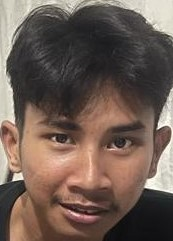
#> input picture gambar2.jpeg, 173 x 241 px, found by its file name
$ python 'Menghitung deteksi sawit dengan template matching.py'
#> lines starting #> are read from the running program, lines starting #| are printed output that depends on the picture; after the words box and inside, x2 and y2 are one past the last pixel; in counts of white or black regions, pixels touching at a corner belong together
# tampilkan kedua gambar
from matplotlib import pyplot as plt
import cv2
import numpy as np

# panggil dan konversi warna agar sesuai dengan Matplotlib
sawit = cv2.imread('gambar2.jpeg')
#> sawit is the input picture: shape (241, 173, 3); mean B, G, R 83.4, 92.6, 110.1
sawit = cv2.cvtColor(sawit, cv2.COLOR_BGR2RGB)
# panggil dan konversi warna agar sesuai dengan Matplotlib
kebun_sawit = cv2.imread('gambar1.jpeg')
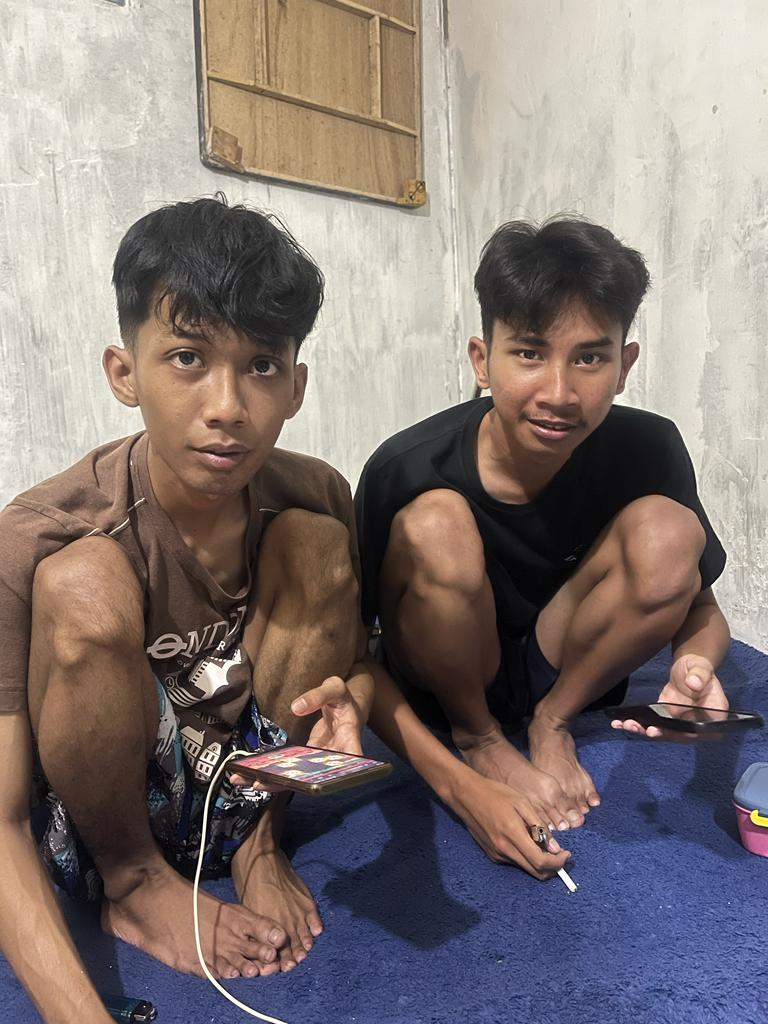
#> input picture gambar1.jpeg, 768 x 1024 px, found by its file name
#> kebun_sawit is the input picture: shape (1024, 768, 3); mean B, G, R 116.5, 119.7, 131.4
kebun_sawit = cv2.cvtColor(kebun_sawit, cv2.COLOR_BGR2RGB)
plt.subplot(121),plt.imshow(sawit), plt.title('Dendi')
plt.subplot(122),plt.imshow(kebun_sawit), plt.title('Dendi dan Cokro dalam ruangan')
plt.show()
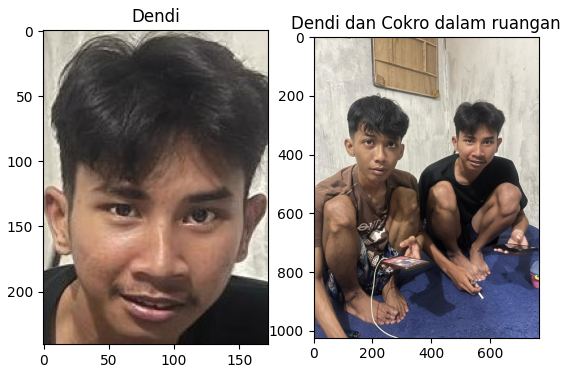
#> figure drawn by matplotlib, 2 panels

## membaca gambar utuh untuk dicari
img_rgb = cv2.imread('gambar1.jpeg')
img_gray = cv2.cvtColor(img_rgb, cv2.COLOR_BGR2GRAY)
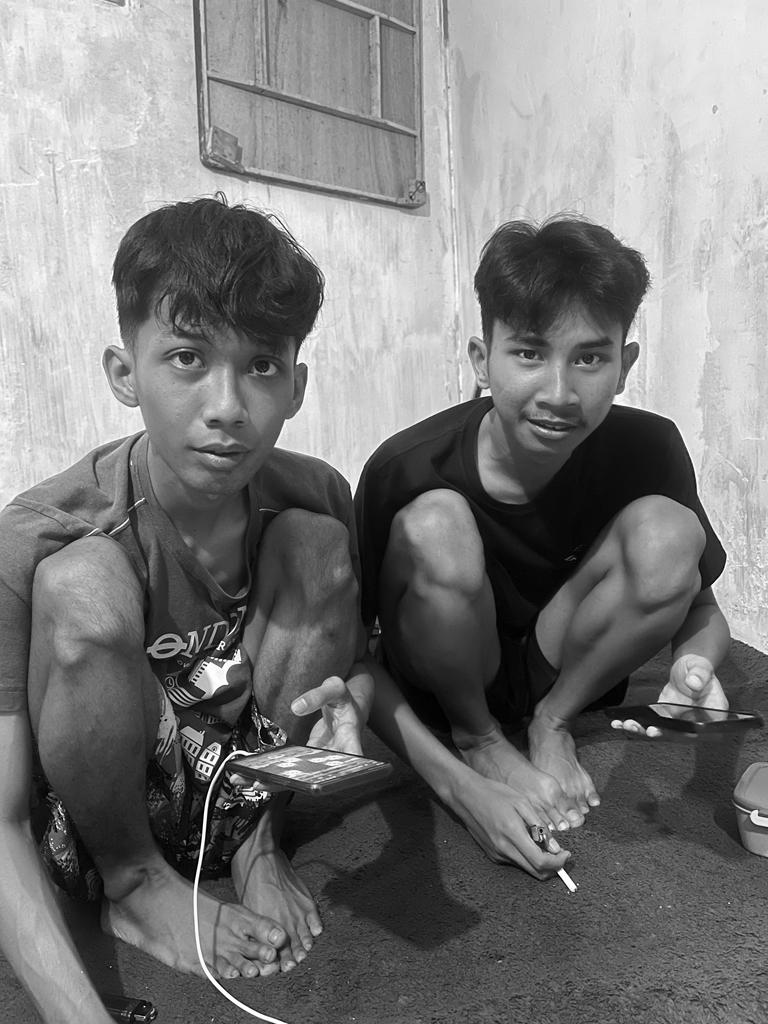
#> img_gray: shape (1024, 768); min 0, max 255, mean 122.8
## membaca template
template = cv2.imread('gambar2.jpeg',0)
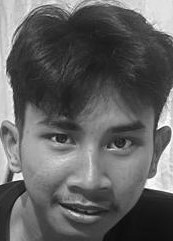
#> template: shape (241, 173); min 10, max 255, mean 96.8
## ukuran template. ukuran ini akan digunakan untuk menggambar kotak
w, h = template.shape[::-1]
#> w = 173; h = 241
# menggunakan metode COEFF-NORMALIZED
res = cv2.matchTemplate(img_gray,template,cv2.TM_CCOEFF_NORMED)
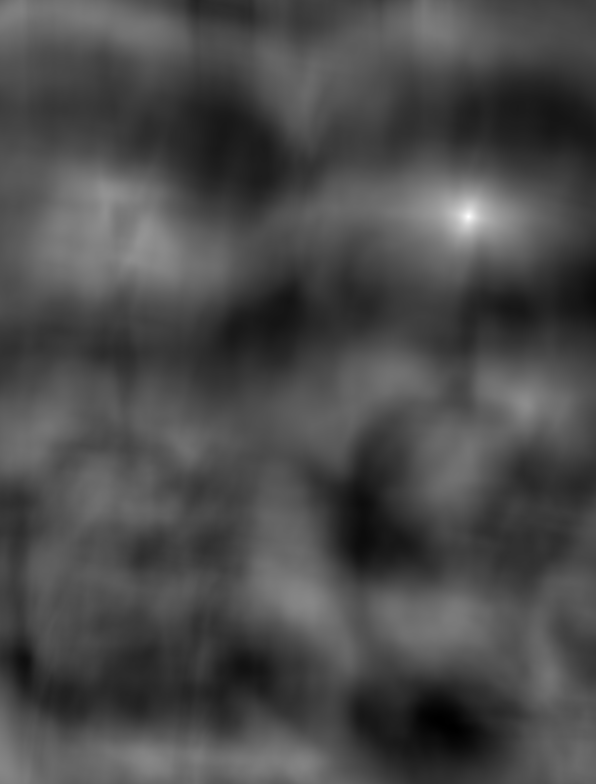
#> res: shape (784, 596) float32; min -0.39, max 0.999, mean 0.0201; drawn with min black and max white
# Nilai threshold atau ambang batas deteksi kemiripan titik.
# Lakukan eksperimen dengan merubah nilai ini
threshold = 0.15
loc = np.where(res >= threshold)
#> loc = 88260 positions, rows 0 to 783, columns 0 to 595
## membuat array kosong untuk menyimpan lokasi-lokasi dari hasil deteksi
lspoint=[]
lspoint2=[]
count = 0 # untuk menyimpan jumlah matching yang ditemukan
for pt in zip(*loc[::-1]):
    ## jika sudah ada, skip lokasi tersebut
    if pt[0] not in lspoint and pt[1] not in lspoint2:
        ## gambar persegi warna kuning dengan ketebalan dua poin
        cv2.rectangle(img_rgb, pt, (pt[0] + w, pt[1] + h), (0,255,255), 2)
        for i in range(((pt[0])-9), ((pt[0])+9),1):
        ## tambahkan koordinat x ke list
            lspoint.append(i)
        for k in range(((pt[1])-9), ((pt[1])+9),1):
        ## tambahkan koordinat y ke list
            lspoint2.append(k)
        count+=1 ### berapa jumlah matching yang ditemukan?
    else:
        continue
#> this loop made 88260 passes
#> pt on passes 1 to 12: (0, 0), (1, 0), (2, 0), (3, 0), (4, 0), (5, 0), (6, 0), (7, 0), (8, 0), (9, 0), (10, 0), (11, 0)
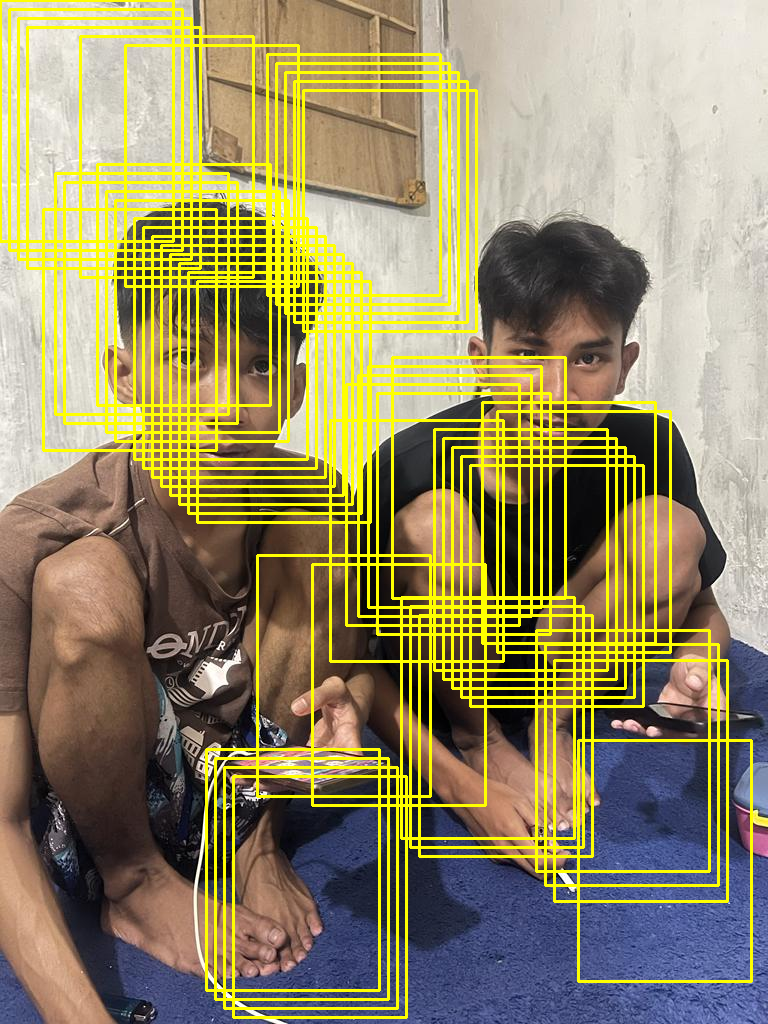
#> img_rgb: shape (1024, 768, 3); 14.91% of pixels changed, all inside (x1, y1, x2, y2) = (0, 0, 753, 1019)
#> after the loop, count = 51; lspoint = 918 values, max 586 at index 845, min -9 at index 0, mean 269.9; lspoint2 = 918 values, max 784 at index 917, min -9 at index 0, mean 344.9
print ("Jumlah objek ditemukan ", count)
#| Jumlah objek ditemukan  51
# tampilkan dengan imshow
cv2.imshow("Gambar",img_rgb)
cv2.waitKey(0)
cv2.destroyAllWindows()
